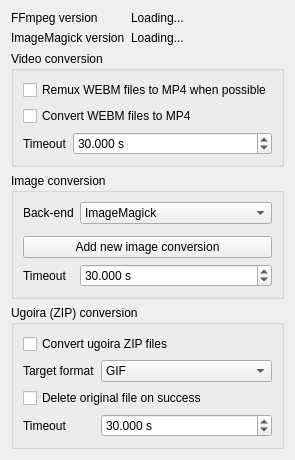
      <widget class="QWidget" name="pageFormatConversion">
       <layout class="QFormLayout" name="formLayout_28">
        <item row="0" column="0">
         <widget class="QLabel" name="labelConversionFFmpegVersionLabel">
          <property name="text">
           <string>FFmpeg version</string>
          </property>
         </widget>
        </item>
        <item row="0" column="1">
         <widget class="QLabel" name="labelConversionFFmpegVersion">
          <property name="text">
           <string>Loading...</string>
          </property>
         </widget>
        </item>
        <item row="1" column="0">
         <widget class="QLabel" name="labelConversionImageMagickVersionLabel">
          <property name="text">
           <string>ImageMagick version</string>
          </property>
         </widget>
        </item>
        <item row="1" column="1">
         <widget class="QLabel" name="labelConversionImageMagickVersion">
          <property name="text">
           <string>Loading...</string>
          </property>
         </widget>
        </item>
        <item row="2" column="0" colspan="2">
         <widget class="QGroupBox" name="groupConversionVideo">
          <property name="title">
           <string>Video conversion</string>
          </property>
          <layout class="QFormLayout" name="formLayout_27">
           <item row="0" column="0" colspan="2">
            <widget class="QCheckBox" name="checkConversionFFmpegRemuxWebmToMp4">
             <property name="text">
              <string>Remux WEBM files to MP4 when possible</string>
             </property>
            </widget>
           </item>
           <item row="1" column="0" colspan="2">
            <widget class="QCheckBox" name="checkConversionFFmpegConvertWebmToMp4">
             <property name="text">
              <string>Convert WEBM files to MP4</string>
             </property>
            </widget>
           </item>
           <item row="2" column="0">
            <widget class="QLabel" name="labelConversionFFmpegTimeout">
             <property name="text">
              <string>Timeout</string>
             </property>
            </widget>
           </item>
           <item row="2" column="1">
            <widget class="QDoubleSpinBox" name="spinConversionFFmpegTimeout">
             <property name="suffix">
              <string> s</string>
             </property>
             <property name="decimals">
              <number>3</number>
             </property>
             <property name="minimum">
              <double>0.001000000000000</double>
             </property>
             <property name="maximum">
              <double>3600.000000000000000</double>
             </property>
             <property name="value">
              <double>30.000000000000000</double>
             </property>
            </widget>
           </item>
          </layout>
         </widget>
        </item>
        <item row="3" column="0" colspan="2">
         <widget class="QGroupBox" name="groupConversionImage">
          <property name="title">
           <string>Image conversion</string>
          </property>
          <layout class="QFormLayout" name="formLayout_30">
           <item row="0" column="0">
            <widget class="QLabel" name="labelConversionImageBackend">
             <property name="text">
              <string>Back-end</string>
             </property>
            </widget>
           </item>
           <item row="0" column="1">
            <widget class="QComboBox" name="comboConversionImageBackend">
             <item>
              <property name="text">
               <string notr="true">ImageMagick</string>
              </property>
             </item>
             <item>
              <property name="text">
               <string notr="true">FFmpeg</string>
              </property>
             </item>
            </widget>
           </item>
           <item row="1" column="0" colspan="2">
            <layout class="QVBoxLayout" name="layoutConversionImageList"/>
           </item>
           <item row="2" column="0" colspan="2">
            <widget class="QPushButton" name="buttonConversionImageListAdd">
             <property name="text">
              <string>Add new image conversion</string>
             </property>
            </widget>
           </item>
           <item row="3" column="0">
            <widget class="QLabel" name="labelConversionImageTimeout">
             <property name="text">
              <string>Timeout</string>
             </property>
            </widget>
           </item>
           <item row="3" column="1">
            <widget class="QDoubleSpinBox" name="spinConversionImageTimeout">
             <property name="suffix">
              <string> s</string>
             </property>
             <property name="decimals">
              <number>3</number>
             </property>
             <property name="minimum">
              <double>0.001000000000000</double>
             </property>
             <property name="maximum">
              <double>3600.000000000000000</double>
             </property>
             <property name="value">
              <double>30.000000000000000</double>
             </property>
            </widget>
           </item>
          </layout>
         </widget>
        </item>
        <item row="4" column="0" colspan="2">
         <widget class="QGroupBox" name="groupConversionUgoira">
          <property name="title">
           <string>Ugoira (ZIP) conversion</string>
          </property>
          <layout class="QFormLayout" name="formLayout_29">
           <item row="0" column="0" colspan="2">
            <widget class="QCheckBox" name="checkConversionUgoiraEnabled">
             <property name="text">
              <string>Convert ugoira ZIP files</string>
             </property>
            </widget>
           </item>
           <item row="1" column="0">
            <widget class="QLabel" name="labelConversionUgoiraTargetExtension">
             <property name="text">
              <string>Target format</string>
             </property>
            </widget>
           </item>
           <item row="1" column="1">
            <widget class="QComboBox" name="comboConversionUgoiraTargetExtension">
             <item>
              <property name="text">
               <string notr="true">GIF</string>
              </property>
             </item>
             <item>
              <property name="text">
               <string notr="true">WEBM</string>
              </property>
             </item>
             <item>
              <property name="text">
               <string notr="true">APNG</string>
              </property>
             </item>
             <item>
              <property name="text">
               <string notr="true">WEBP</string>
              </property>
             </item>
             <item>
              <property name="text">
               <string notr="true">MKV</string>
              </property>
             </item>
            </widget>
           </item>
           <item row="2" column="0" colspan="2">
            <widget class="QCheckBox" name="checkConversionUgoiraDelete">
             <property name="text">
              <string>Delete original file on success</string>
             </property>
            </widget>
           </item>
           <item row="3" column="0">
            <widget class="QLabel" name="labelConversionUgoiraTimeout">
             <property name="text">
              <string>Timeout</string>
             </property>
            </widget>
           </item>
           <item row="3" column="1">
            <widget class="QDoubleSpinBox" name="spinConversionUgoiraTimeout">
             <property name="suffix">
              <string> s</string>
             </property>
             <property name="decimals">
              <number>3</number>
             </property>
             <property name="minimum">
              <double>0.001000000000000</double>
             </property>
             <property name="maximum">
              <double>3600.000000000000000</double>
             </property>
             <property name="value">
              <double>30.000000000000000</double>
             </property>
            </widget>
           </item>
          </layout>
         </widget>
        </item>
       </layout>
      </widget>
